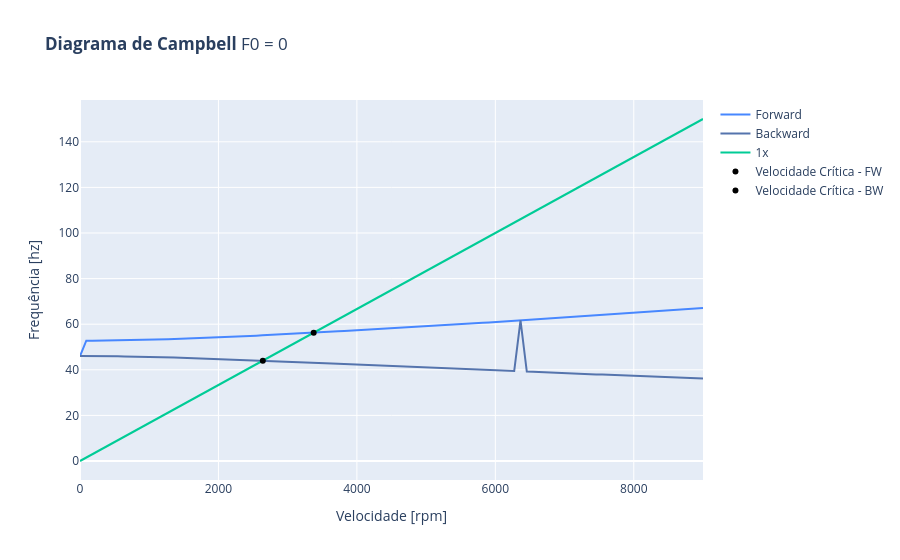

Notebook code cell kept with this figure:
### Code cell
rotor.plot_campbell(speed_range=(0,9000), title="<b>Diagrama de Campbell</b> F0 = 0")
